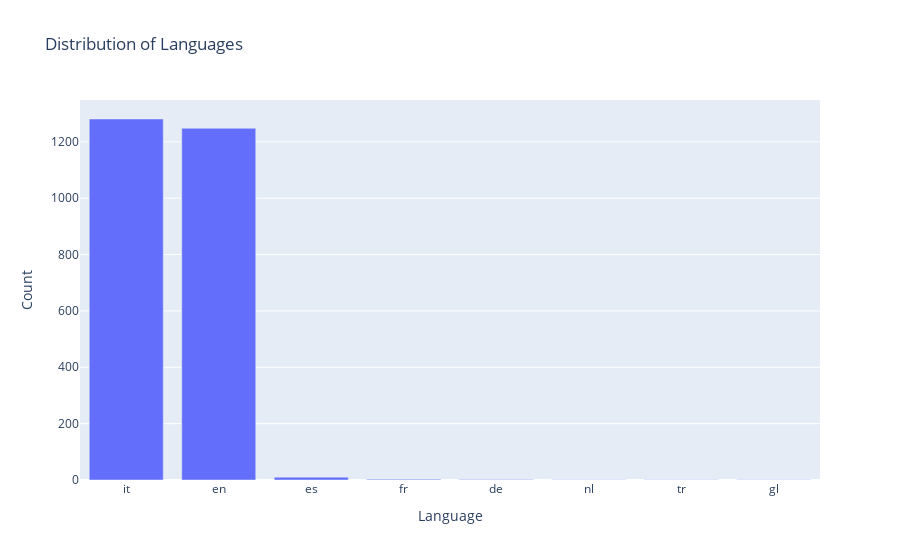

Notebook code for this chart:
### Code cell
lang_counts = data['lang'].value_counts().reset_index()
lang_counts.columns = ['Language', 'Count']
fig5 = px.bar(lang_counts, x='Language', y='Count', 
              title='Distribution of Languages', labels={'Language': 'Language', 'Count': 'Count'})
fig5.show()

### Figure 1 — Plotly figure (JSON) as saved in the notebook; plotly's stock layout.template omitted (floating-point values rounded to 4 significant figures)
{"data": [{"alignmentgroup": "True", "hovertemplate": "Language=%{x}<br>Count=%{y}<extra></extra>", "legendgroup": "", "marker": {"color": "#636efa", "pattern": {"shape": ""}}, "name": "", "offsetgroup": "", "orientation": "v", "showlegend": false, "textposition": "auto", "type": "bar", "x": ["it", "en", "es", "fr", "de", "nl", "tr", "gl"], "xaxis": "x", "y": [1281, 1248, 10, 3, 2, 1, 1, 1], "yaxis": "y"}], "layout": {"barmode": "relative", "legend": {"tracegroupgap": 0}, "title": {"text": "Distribution of Languages"}, "xaxis": {"anchor": "y", "domain": [0, 1], "title": {"text": "Language"}}, "yaxis": {"anchor": "x", "domain": [0, 1], "title": {"text": "Count"}}}}
